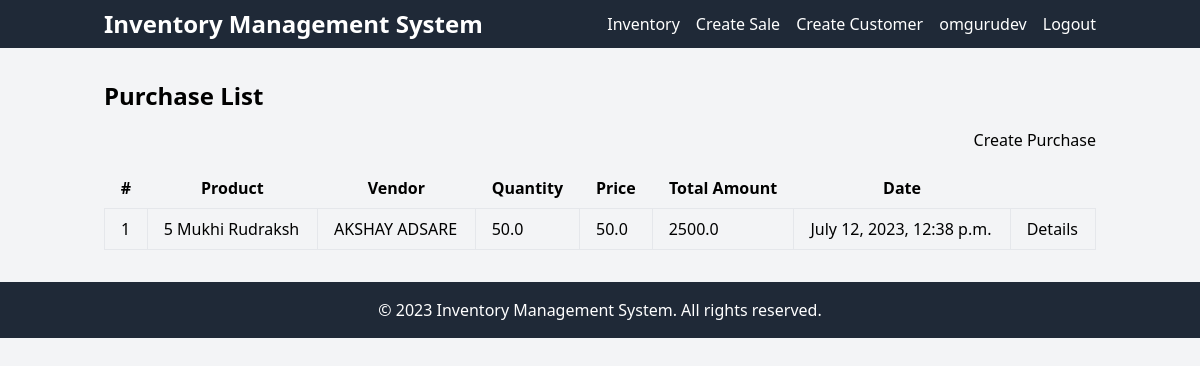
The app's page /purchase/ (signed in) with its own data.
### main/models.py (models this page shows, shortened)
class Purchase(models.Model):
    product = models.ForeignKey(Product, on_delete=models.CASCADE)
    vendor = models.ForeignKey(Vendor, on_delete=models.CASCADE)
    qty = models.FloatField()
    price = models.FloatField()
    total_amt = models.FloatField(default=0)
    pur_date = models.DateTimeField(auto_now_add=True)
    class Meta:
        verbose_name_plural = '4. Purchases'

class Product(models.Model):
    title = models.CharField(max_length=50)
    detail = models.TextField()
    unit = models.ForeignKey(Unit, on_delete=models.CASCADE)
    photo = models.ImageField(upload_to="product/")
    class Meta:
        verbose_name_plural = '3. Products'
    def __str__(self):
        return self.title

class Vendor(models.Model):
    user = models.OneToOneField(
        settings.AUTH_USER_MODEL,
        on_delete=models.CASCADE,
        null=True,
        related_name='vendor_profile'
    )
    full_name = models.CharField(max_length=50)
    photo = models.ImageField(upload_to="vendor/")
    address = models.TextField()
    mobile = models.CharField(max_length=15)
    status = models.BooleanField(default=False)
    class Meta:
        verbose_name_plural = '1. Vendors'

### main/views.py (the view)
# urls.py: path('purchase/', views.purchase_list, name='purchase_list'),
def purchase_list(request):
    purchases = Purchase.objects.filter(vendor__user=request.user)
    return render(request, 'purchase_list.html', {'purchases': purchases})

### templates/purchase_list.html (shortened to what this page needs)
{% extends 'base.html' %}
{% block content %}
  <div class="container mt-4">
    <h2 class="text-2xl font-bold mb-4">Purchase List</h2>
    <div class="flex justify-end mb-4">
      <a href="{% url 'main:purchase_create' %}" class="btn btn-primary">Create Purchase</a>
    </div>
    <table class="table-auto w-full">
      <thead>
        <tr>
          <th class="px-4 py-2">#</th>
          <th class="px-4 py-2">Product</th>
          <th class="px-4 py-2">Vendor</th>
          <th class="px-4 py-2">Quantity</th>
          <th class="px-4 py-2">Price</th>
          <th class="px-4 py-2">Total Amount</th>
          <th class="px-4 py-2">Date</th>
          <th class="px-4 py-2"></th>
        </tr>
      </thead>
      <tbody>
        {% for purchase in purchases %}
          <tr>
            <td class="border px-4 py-2">{{ forloop.counter }}</td>
            <td class="border px-4 py-2">{{ purchase.product }}</td>
            <td class="border px-4 py-2">{{ purchase.vendor.full_name }}</td>
            <td class="border px-4 py-2">{{ purchase.qty }}</td>
            <td class="border px-4 py-2">{{ purchase.price }}</td>
            <td class="border px-4 py-2">{{ purchase.total_amt }}</td>
            <td class="border px-4 py-2">{{ purchase.pur_date }}</td>
            <td class="border px-4 py-2">
              <a href="{% url 'main:purchase_detail' purchase.id %}" class="btn btn-primary btn-sm">Details</a>
            </td>
          </tr>
        {% empty %}
          <tr>
            <td class="border px-4 py-2" colspan="8">No purchases available.</td>
          </tr>
        {% endfor %}
      </tbody>
    </table>
  </div>
{% endblock %}

### templates/base.html (shortened to what this page needs)
<!DOCTYPE html>
<html lang="en">
<head>
    <link href="https://cdn.jsdelivr.net/npm/tailwindcss@2.2.15/dist/tailwind.min.css" rel="stylesheet">
</head>
<body class="bg-gray-100">
    <nav class="bg-gray-800 text-white">
        <div class="container mx-auto px-4 py-2 flex items-center justify-between">
            <a class="text-2xl font-bold" href="{% url 'main:home' %}">Inventory Management System</a>
            <ul class="flex space-x-4">
                {% if request.user.is_authenticated %}
                    {% if request.user.is_superuser %}
                        <li><a class="navbar-link" href="{% url 'main:vendor_list' %}">Vendors</a></li>
                        <li><a class="navbar-link" href="{% url 'main:product_list' %}">Products</a></li>
                        <li><a class="navbar-link" href="{% url 'main:purchase_list' %}">Purchases</a></li>
                        <li><a class="navbar-link" href="{% url 'main:customer_list' %}">Customers</a></li>
                        <li><a class="navbar-link" href="{% url 'main:sale_list' %}">Sales</a></li>
                        <li><a class="navbar-link" href="{% url 'main:inventory_list' %}">Inventory</a></li>
                    {% else %}
                            <li><a class="navbar-link" href="{% url 'main:inventory_list' %}">Inventory</a></li>
                            <li><a class="navbar-link" href="{% url 'main:sale_create' %}">Create Sale</a></li>
                            <li><a class="navbar-link" href="{% url 'main:customer_create' %}">Create Customer</a></li>
                    {% endif %}
                    <li><a class="navbar-link" href="">{{ request.user }}</a></li>
                    <li><a class="navbar-link" href="{% url 'main:logout' %}">Logout</a></li>
                {% else %}
                    <li><a class="navbar-link" href="{% url 'main:login' %}">Login</a></li>
                {% endif %}
            </ul>
        </div>
    </nav>
    <main class="container mx-auto my-8 px-4">
        {% block content %}
        {% endblock %}
    </main>
    <footer class="bg-gray-800 text-white py-4">
        <div class="container mx-auto px-4 text-center">
            &copy; 2023 Inventory Management System. All rights reserved.
        </div>
    </footer>
</body>
</html>

### records on screen
Purchase: product "5 Mukhi Rudraksh", vendor.full_name "AKSHAY ADSARE", qty "50.0", price "50.0", total_amt "2500.0", pur_date "July 12, 2023, 12:38 p.m."

### other values on screen
{{ request.user }} "omgurudev"
